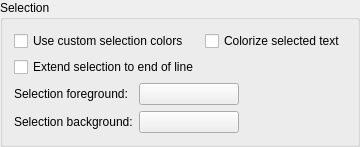
    <widget class="QGroupBox" name="groupBox_3">
     <property name="title">
      <string>Selection</string>
     </property>
     <layout class="QVBoxLayout" name="verticalLayout_11">
      <item>
       <layout class="QGridLayout" name="_3">
        <item row="0" column="0">
         <widget class="QCheckBox" name="customSelColourCheckBox">
          <property name="toolTip">
           <string>Select to use custom selection colors</string>
          </property>
          <property name="whatsThis">
           <string>&lt;b&gt;Use custom selection colors&lt;/b&gt;&lt;p&gt;Select this entry in order to use custom selection colors in the editor and shell windows. The colors for the selection foreground and background are defined on the colors page.&lt;/p&gt;</string>
          </property>
          <property name="text">
           <string>Use custom selection colors</string>
          </property>
         </widget>
        </item>
        <item row="0" column="1">
         <widget class="QCheckBox" name="colourizeSelTextCheckBox">
          <property name="toolTip">
           <string>Select, if selected text should be colorized by the lexer.</string>
          </property>
          <property name="text">
           <string>Colorize selected text</string>
          </property>
         </widget>
        </item>
        <item row="1" column="0">
         <widget class="QCheckBox" name="extentSelEolCheckBox">
          <property name="toolTip">
           <string>Select to extend selection to end of line</string>
          </property>
          <property name="text">
           <string>Extend selection to end of line</string>
          </property>
         </widget>
        </item>
       </layout>
      </item>
      <item>
       <layout class="QGridLayout" name="gridLayout_12">
        <item row="0" column="0">
         <widget class="QLabel" name="TextLabel2_2_2_2_2_4">
          <property name="text">
           <string>Selection foreground:</string>
          </property>
         </widget>
        </item>
        <item row="0" column="1">
         <widget class="QPushButton" name="selectionForegroundButton">
          <property name="minimumSize">
           <size>
            <width>100</width>
            <height>0</height>
           </size>
          </property>
          <property name="toolTip">
           <string>Select the foreground color for the selection.</string>
          </property>
          <property name="text">
           <string/>
          </property>
         </widget>
        </item>
        <item row="0" column="2">
         <spacer name="horizontalSpacer_8">
          <property name="orientation">
           <enum>Qt::Horizontal</enum>
          </property>
          <property name="sizeHint" stdset="0">
           <size>
            <width>40</width>
            <height>20</height>
           </size>
          </property>
         </spacer>
        </item>
        <item row="1" column="0">
         <widget class="QLabel" name="TextLabel2_2_2_2_2_5">
          <property name="text">
           <string>Selection background:</string>
          </property>
         </widget>
        </item>
        <item row="1" column="1">
         <widget class="QPushButton" name="selectionBackgroundButton">
          <property name="minimumSize">
           <size>
            <width>100</width>
            <height>0</height>
           </size>
          </property>
          <property name="toolTip">
           <string>Select the background color for the selection.</string>
          </property>
          <property name="text">
           <string/>
          </property>
         </widget>
        </item>
       </layout>
      </item>
     </layout>
    </widget>
